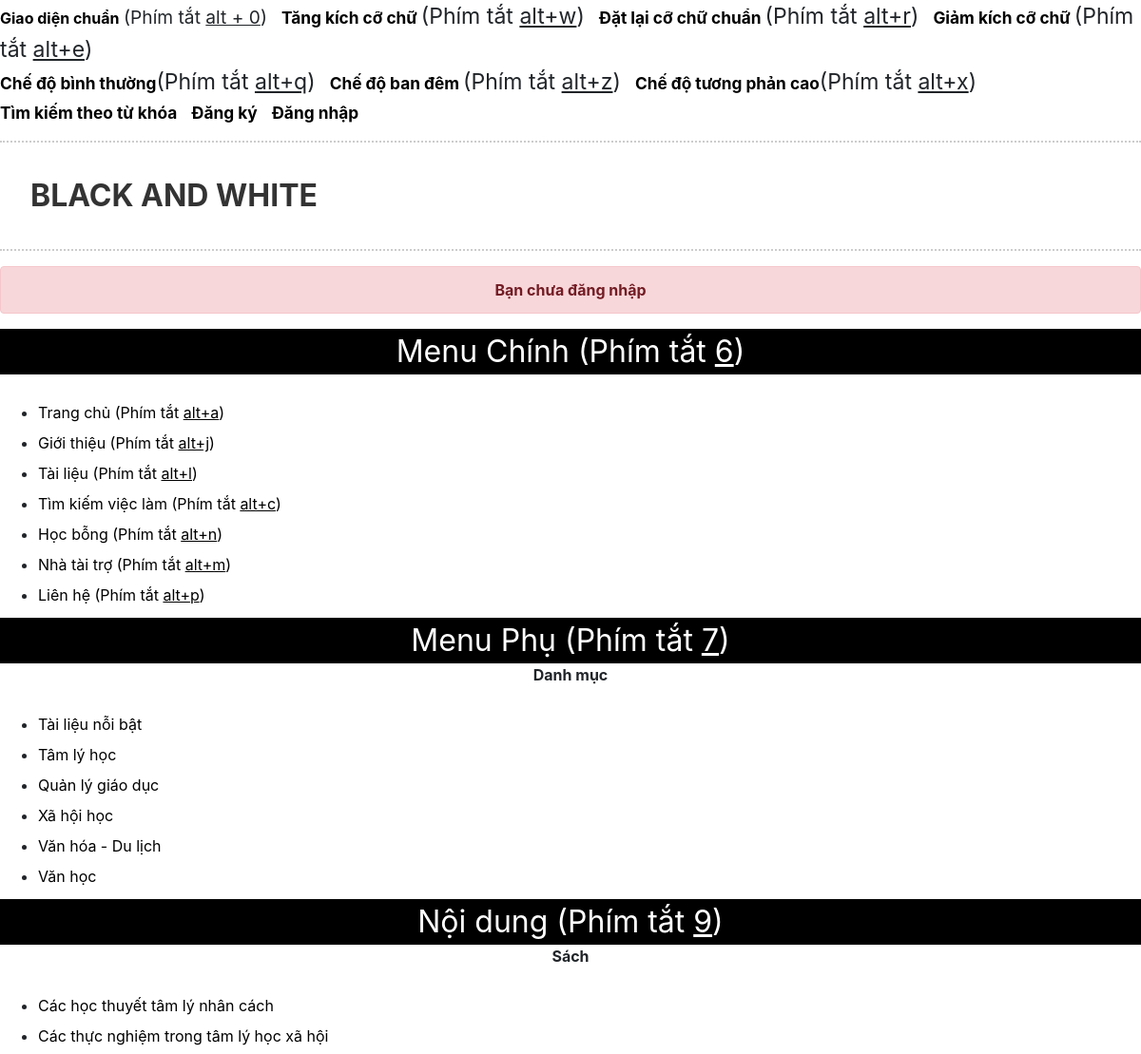
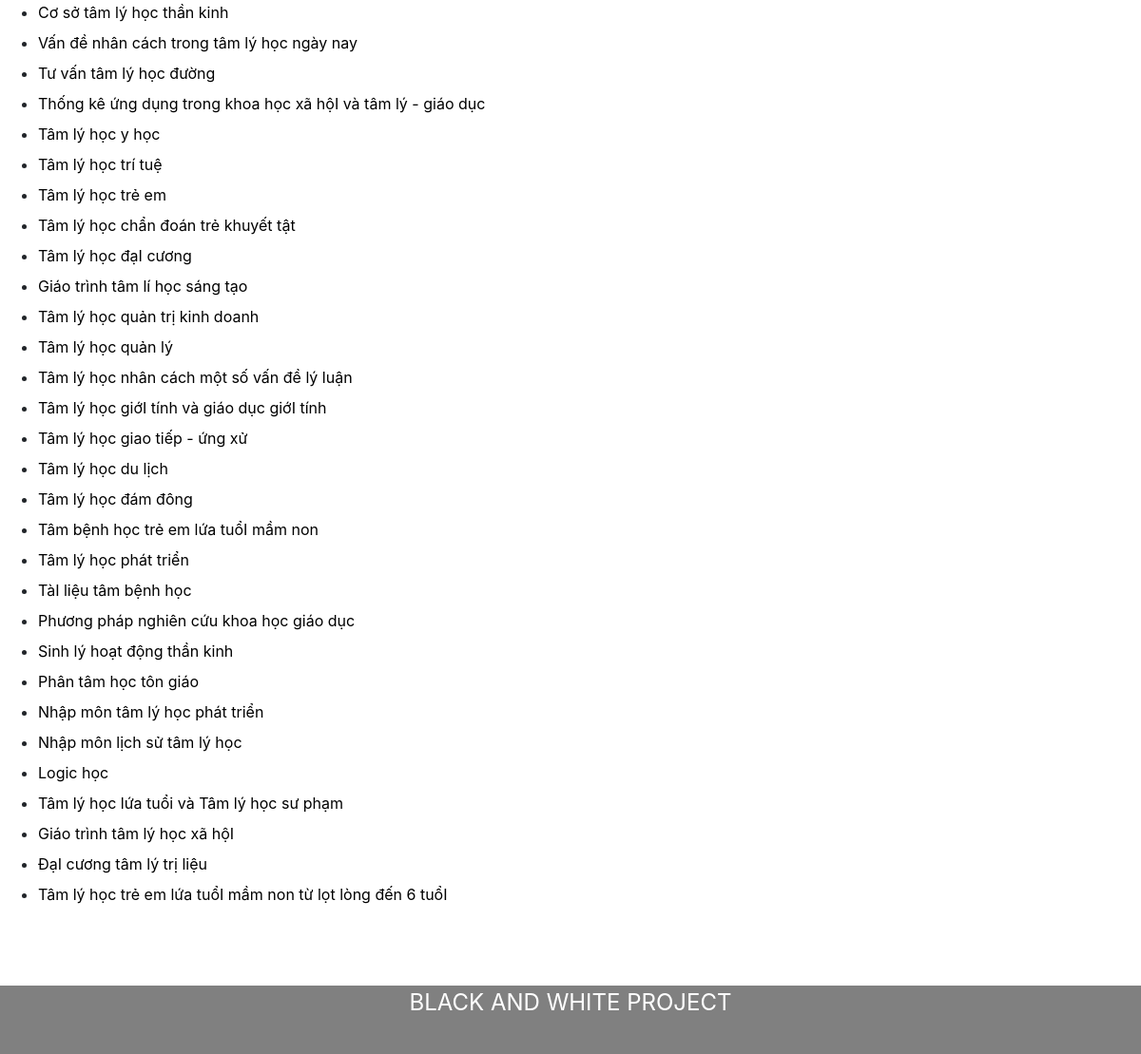
The app's page /aplus/index.php?page=viewcat&id=1 with its own data (2 pictures, top to bottom).
### tables this page shows
CREATE TABLE `category` (
  `catid` int(10) NOT NULL,
  `catname` varchar(200) NOT NULL,
  `catnameseo` varchar(200) NOT NULL
);

CREATE TABLE `books` (
  `bookid` int(100) NOT NULL,
  `bookname` varchar(255) NOT NULL,
  `author` int(100) NOT NULL,
  `nxb` varchar(255) DEFAULT NULL,
  `year` int(100) DEFAULT NULL,
  `filename` varchar(255) NOT NULL,
  `link` text NOT NULL,
  `download` varchar(255) DEFAULT NULL,
  `des` text NOT NULL,
  `catid` int(10) NOT NULL,
  `spec` tinyint(1) NOT NULL,
  `credits` tinyint(1) NOT NULL COMMENT 'bản quyền'
);

### class/Db.class.php (called while the page is built, shortened)
<?php
class Db{
	private $conn = null;
	public function __construct()
	{
		$host ="mysql:host=". HOST."; dbname=". DB_NAME;
		try
		{
			$this->conn = new PDO($host, DB_USER, DB_PASS);
			$this->conn->query("set names 'utf8' ");
		}
		catch (PDOException $e)
		{
			echo "Không thể kết nối cơ sở dữ liệu";
		}
	}
	public function __destruct()
	{
		$this->conn = null;
	}
	private function query($sql, $arr = array(), $mode = PDO::FETCH_ASSOC)
	{
		$pre = $this->conn->prepare($sql);
		if(!$pre->execute($arr))
		{
			echo "Không thể thực thi"; exit;
		}
		return $pre->fetchAll($mode);
	}
	public function select($sql, $arr = array(), $mode = PDO::FETCH_ASSOC)
	{
		return $this->query($sql, $arr, $mode);
	}
}
?>

### aplus/inc/viewcat.php (the view)
<?php
  if(isset($_GET['id'])){
    $id = $_GET['id'];
    $sql = "SELECT * FROM `books` INNER JOIN `category` ON books.catid = category.catid WHERE books.catid='$id'";
    $obj = new Db();
    $rows = $obj->select($sql);
?>
<p style="text-align:center; font-weight:bolder;"> Sách</p>
<ul>
  <?php
    foreach ($rows as $row) {
  ?>
    <li><p class="itemmenuchinh"><a href="index.php?page=viewbook&id=<?php echo $row['bookid']; ?>"><?php echo $row['bookname']; ?></a></p></li>
    <?php } ?>
</ul>
<?php
} ?>

### aplus/index.php (shortened to what this page needs)
<!DOCTYPE html>
<html>
  <head>
    <link
          rel="stylesheet" href="https://maxcdn.bootstrapcdn.com/bootstrap/4.0.0-alpha.6/css/bootstrap.min.css"
>
    <link rel="stylesheet" href="style.css">
  </head>
  <body onselectstart="return false" oncontextmenu="return false">
    <div class="fontset">
    <section>
      <div id="giaodientiepcan" class="binhthuong">
        <header>
          <div class="chucnangtop">
            <p class="tieudechucnangtop"><a href="http://blackandwhitelibrary.org">Giao diện chuẩn</a> <span class="font12">(Phím tắt <u>alt + 0</u>)<span class="cach"></span>
            <a class='increaseFont' style='cursor: pointer; cursor: hand;font-size: 0.9em;' title=''>Tăng kích cỡ chữ </a><span class="font12">(Phím tắt  <u>alt+w</u>)</span><span class="cach"></span>
            <a class='resetFont' style='cursor: pointer; cursor: hand;font-size: 0.9em;'>Đặt lại cỡ chữ chuẩn </a><span class="font12">(Phím tắt  <u>alt+r</u>)</span><span class="cach"></span>
            <a class='decreaseFont' style='cursor: pointer; cursor: hand;font-size: 0.9em;' title=''>Giảm kích cỡ chữ </a><span class="font12">(Phím tắt  <u>alt+e</u>)</span><span class="cach"></span><br>
            <a class='tieudechucnangtoptieudechucnangtop' style='cursor: pointer; cursor: hand;font-size: 0.9em;' title='' href="http://blackandwhitelibrary.org/aplus">Chế độ bình thường</a><span class="font12">(Phím tắt  <u>alt+q</u>)</span><span class="cach"></span>
            <a class='tieudechucnangtop' style='cursor: pointer; cursor: hand;font-size: 0.9em;' href="http://blackandwhitelibrary.org/night">Chế độ ban đêm </a><span class="font12">(Phím tắt  <u>alt+z</u>)</span><span class="cach"></span>
            <a class='tieudechucnangtop' style='cursor: pointer; cursor: hand;font-size: 0.9em;' title='' href="http://blackandwhitelibrary.org/hight">Chế độ tương phản cao</a><span class="font12">(Phím tắt  <u>alt+x</u>)</span><span class="cach"></span><br>
            <a class='tieudechucnangtop' style='cursor: pointer; cursor: hand;font-size: 0.9em;' title='' href="index.php?page=timkiemtukhoa#noidung">Tìm kiếm theo từ khóa</a><span class="cach"></span>
            <?php
              if(isset($_SESSION['bawuser'])){
            ?>
            <a class='tieudechucnangtop' style='cursor: pointer; cursor: hand;font-size: 0.9em;' title='' href="index.php?page=dangxuat#noidung">Đăng xuất</a><span class="cach"></span>
            <?php }else{ ?>
            <a class='tieudechucnangtop' style='cursor: pointer; cursor: hand;font-size: 0.9em;' title='' href="index.php?page=dangky#noidung">Đăng ký</a><span class="cach"></span>
            <a class='tieudechucnangtop' style='cursor: pointer; cursor: hand;font-size: 0.9em;' title='' href="index.php?page=dangnhap#noidung">Đăng nhập</a><span class="cach"></span>
            <?php } ?>
          </p>
          </div>
          <section><p class="vitrihientai">BLACK AND WHITE</p></section>
        </header>
        <?php
          if(isset($_SESSION['bawuser'])){
            $user = $_SESSION['bawuser'];
            $check = "SELECT * FROM users WHERE username='$user' AND confirm = 1";
            $obj = new Db();
            $obj->select($check);
            $dem = $obj->getRowCount();
            if($dem == 1){
            ?>
              <div class="alert alert-info text-sm-center" role="alert">
                <strong>Xin chào <?php echo $user; ?>,</strong> chúc bạn vui vẻ khi tham gia Black And White.
              </div>
              <?php
            }else{
              ?>
              <div class="alert alert-warning text-sm-center" role="alert">
                <strong>Xin chào <?php echo $user; ?>,</strong> bạn không phải người khiếm thị nên sẽ không xem được sách tại giao diện này, bạn xem được sách ở giao diện Bình Thường.
              </div>
              <?php
            }
          }else{
            ?>
            <div class="alert alert-danger text-sm-center" role="alert">
              <strong>Bạn chưa đăng nhập</strong>
            </div>
            <?php
          }
        ?>
        <div class="menuchinh" id="menuchinh">Menu Chính (Phím tắt <u>6</u>)</div>
        <ul>
          <li><p class="itemmenuchinh"><a href="index.php?page=trangchu">Trang chủ (Phím tắt <u>alt+a</u>)</a></p></li>
          <li><p class="itemmenuchinh"><a href="index.php?page=gioithieu">Giới thiệu (Phím tắt <u>alt+j</u>)</a></p></li>
          <li><p class="itemmenuchinh"><a href="index.php?page=tailieu">Tài liệu (Phím tắt <u>alt+l</u>)</a></p></li>
          <li><p class="itemmenuchinh"><a href="index.php?page=danhsachvieclam">Tìm kiếm việc làm (Phím tắt <u>alt+c</u>)</a></p></li>
          <li><p class="itemmenuchinh"><a href="index.php?page=danhsachhocbong">Học bỗng (Phím tắt <u>alt+n</u>)</a></p></li>
          <li><p class="itemmenuchinh"><a href="index.php?page=nhataitro">Nhà tài trợ (Phím tắt <u>alt+m</u>)</a></p></li>
          <li><p class="itemmenuchinh"><a href="index.php?page=lienhe">Liên hệ (Phím tắt <u>alt+p</u>)</a></p></li>
        </ul>
        <div class="menuchinh" id="menuchinh">Menu Phụ (Phím tắt <u>7</u>)</div>
        <p style="text-align:center; font-weight:bolder;"> Danh mục</p>
        <ul>
            <li><p class="itemmenuchinh"><a href="index.php?page=tailieunoibat">Tài liệu nỗi bật</a></p></li>
          <?php
                $sql="SELECT * FROM category ORDER BY catid ASC LIMIT 0,5";
                $obj = new Db();
                $rows = $obj->select($sql);
                foreach ($rows as $row) {
          ?>
            <li><p class="itemmenuchinh"><a href="index.php?page=viewcat&id=<?php echo $row['catid']; ?>"><?php echo $row['catname']; ?></a></p></li>
            <?php }  ?>
        </ul>
        <div class="menuchinh" id="menuchinh">Nội dung (Phím tắt <u>9</u>)</div>
        <?php
        if(isset($_GET['page'])){
          $page = $_GET['page'];
        }
        else $page = "";
        switch ($page) {
          case 'viewcat':
            require_once("inc/viewcat.php");
            break;
        }
        ?>
      </div>
      <br>
      <br>
      <br>
      <footer>
        <div class="footer" style="background-color:grey; height:3em; font-size:1.5em;text-align:center">
            <p style="color:white;">BLACK AND WHITE PROJECT</p>
        </div>
      </footer>
  </section>
    </div>
  </body>
</html>

### aplus/style.css (style rules this page uses)
.binhthuong .chucnangtop .tieudechucnangtop a { color:black;text-decoration: none;font-weight: bold;font-size: 1em; }
.chucnangtop span.cach { padding-right:0.5em; }
.font12 { font-size:1.2em; }
.binhthuong .vitrihientai { padding:1em 1em; margin:.5em 0; color:#333; font-size:2em; font-weight:bold; display:block; border-bottom:0.09em dotted #ccc; border-top:0.09em dotted #ccc;line-height:1.5em; }
.menuchinh { width:100%; text-align:center; background:black; color: white; font-size: 2em; height: 1.5em; }
ul li:first-child { margin-top:2em; }
ul li { line-height: 1em; }
.itemmenuchinh a { color:black; }

### records on screen
category: catname "Tâm lý học"
category: catname "Quản lý giáo dục"
category: catname "Xã hội học"
category: catname "Văn hóa - Du lịch"
category: catname "Văn học"
books: bookname "Các học thuyết tâm lý nhân cách"
books: bookname "Các thực nghiệm trong tâm lý học xã hội"
books: bookname "Cơ sở tâm lý học thần kinh"
books: bookname "Vấn đề nhân cách trong tâm lý học ngày nay"
books: bookname "Tư vấn tâm lý học đường"
books: bookname "Thống kê ứng dụng trong khoa học xã hộI và tâm lý - giáo dục"
books: bookname "Tâm lý học y học"
books: bookname "Tâm lý học trí tuệ"
books: bookname "Tâm lý học trẻ em"
books: bookname "Tâm lý học chẩn đoán trẻ khuyết tật"
books: bookname "Tâm lý học đạI cương"
books: bookname "Giáo trình tâm lí học sáng tạo"
books: bookname "Tâm lý học quản trị kinh doanh"
books: bookname "Tâm lý học quản lý"
books: bookname "Tâm lý học nhân cách một số vấn đề lý luận"
books: bookname "Tâm lý học giớI tính và giáo dục giớI tính"
books: bookname "Tâm lý học giao tiếp - ứng xử"
books: bookname "Tâm lý học du lịch"
books: bookname "Tâm lý học đám đông"
books: bookname "Tâm bệnh học trẻ em lứa tuổI mầm non"
books: bookname "Tâm lý học phát triển"
books: bookname "TàI liệu tâm bệnh học"
books: bookname "Phương pháp nghiên cứu khoa học giáo dục"
books: bookname "Sinh lý hoạt động thần kinh"
books: bookname "Phân tâm học tôn giáo"
books: bookname "Nhập môn tâm lý học phát triển"
books: bookname "Nhập môn lịch sử tâm lý học"
books: bookname "Logic học"
books: bookname "Tâm lý học lứa tuổi và Tâm lý học sư phạm"
books: bookname "Giáo trình tâm lý học xã hộI"
books: bookname "ĐạI cương tâm lý trị liệu"
books: bookname "Tâm lý học trẻ em lứa tuổI mầm non từ lọt lòng đến 6 tuổI"
